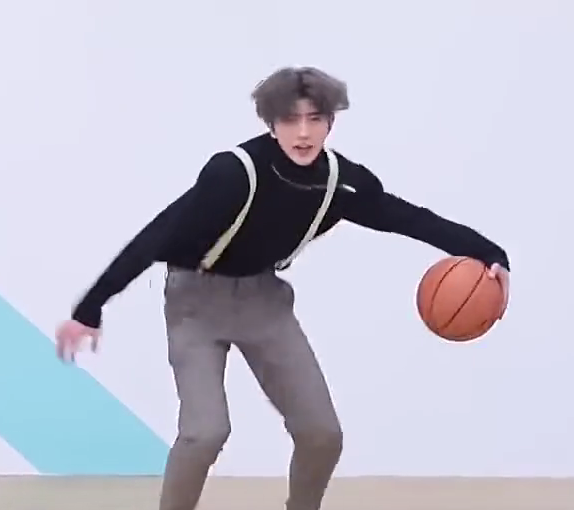
//> input picture 视频文件/framepart.png, 574 x 510 px
$ ./frametest   (built with g++ and OpenCV 4)
//> lines starting //> are read from the running program, lines starting //| are printed output that depends on the picture; after the words box and inside, x2 and y2 are one past the last pixel; in counts of white or black regions, pixels touching at a corner belong together
//> further down, framepart is the input picture: 510 rows x 574 cols, CV_8UC3; mean B, G, R 203.2, 188.6, 189.2
#include <bits/stdc++.h>
#include <opencv2/opencv.hpp>
cv::Mat kernel=cv::getStructuringElement(cv::MORPH_RECT,cv::Size(3,3));

//颜色筛选
cv::Mat FindColours(const cv::Mat& Input){
    cv::Mat HSVInput,Output,Mask1,Mask2,Mask,OpenMat,CloseMat;

    cv::Scalar OrangeLower1(175,100,100);
    cv::Scalar OrangeUpper1(180,255,255);
    cv::Scalar OrangeLower2(1,90,90);
    cv::Scalar OrangeUpper2(7,255,255);

    cv::cvtColor(Input,HSVInput,cv::COLOR_BGR2HSV);
//> HSVInput: 510 rows x 574 cols, CV_8UC3; mean H, S, V 114.7, 31.9, 206.3
    cv::inRange(HSVInput,OrangeLower1,OrangeUpper1,Mask1);
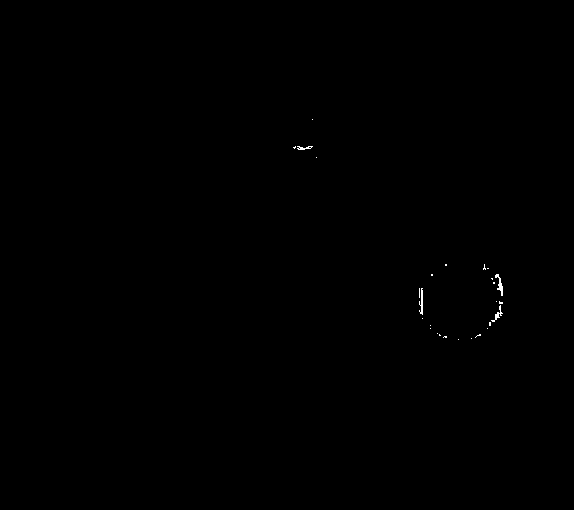
//> Mask1: 510 rows x 574 cols, CV_8UC1; 0.1% white in thin lines or dots, all inside (x1, y1, x2, y2) = (293, 119, 503, 340)
    cv::inRange(HSVInput,OrangeLower2,OrangeUpper2,Mask2);
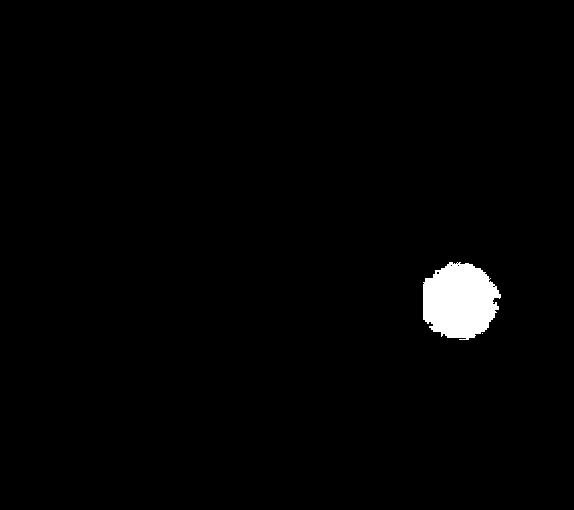
//> Mask2: 510 rows x 574 cols, CV_8UC1; 1.6% white; 2 white regions (1 under 20 px), largest, box (x1, y1, x2, y2) and area: (423, 262, 501, 340) 4588
    cv::bitwise_or(Mask1,Mask2,Mask);
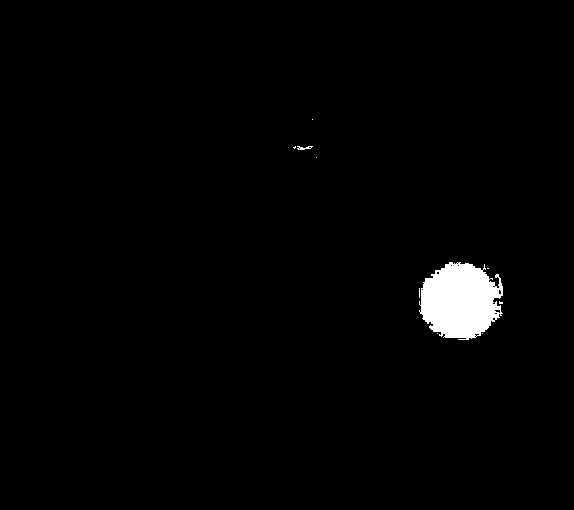
//> Mask: 510 rows x 574 cols, CV_8UC1; 1.7% white; 10 white regions (8 under 20 px), largest, box (x1, y1, x2, y2) and area: (419, 262, 503, 340) 4826, (297, 146, 313, 150) 36

    cv::morphologyEx(Mask,OpenMat,cv::MORPH_OPEN,kernel);
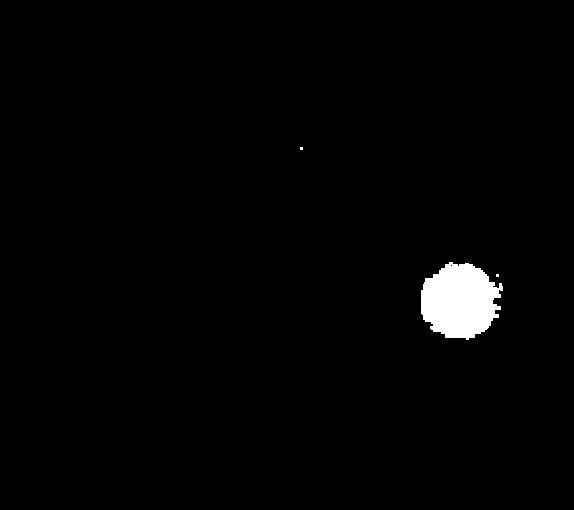
//> OpenMat: 510 rows x 574 cols, CV_8UC1; 1.6% white; 3 white regions (2 under 20 px), largest, box (x1, y1, x2, y2) and area: (421, 262, 503, 340) 4662
//> kernel = [[1, 1, 1], [1, 1, 1], [1, 1, 1]]
    cv::morphologyEx(OpenMat,Output,cv::MORPH_CLOSE,kernel);
//> Output: 510 rows x 574 cols, CV_8UC1; 1.6% white; 3 white regions (2 under 20 px), largest, box (x1, y1, x2, y2) and area: (421, 262, 503, 340) 4674

    return Output;
}
int main(){
    cv::Mat framepart,OrangeMat;
    framepart=cv::imread("../视频文件/framepart.png");
    if(framepart.empty()){
        std::cout<<"未能成功加载";
        return -1;
    }else{
        std::cout<<"成功加载";
    }
    OrangeMat=FindColours(framepart);
    cv::imshow("TestWindow",OrangeMat);
    cv::waitKey(0);
    return 0;
}
